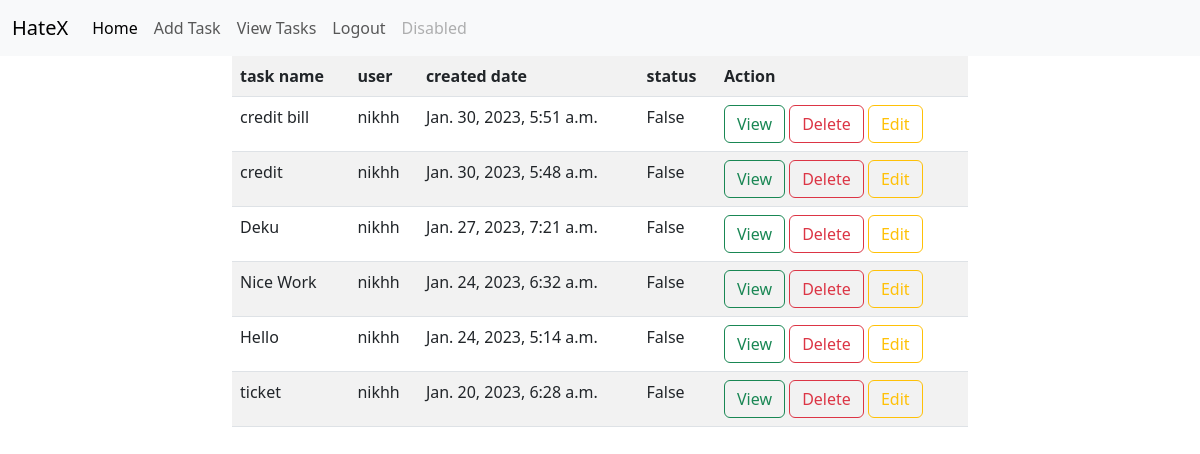
The app's page /tasks/all (signed in) with its own data.
### api/models.py (models this page shows, shortened)
class Tasks(models.Model):
    task_name=models.CharField(max_length=200)
    user=models.ForeignKey(User,on_delete=models.CASCADE)
    created_date=models.DateTimeField(auto_now_add=True)
    status=models.BooleanField(default=False)

### taskweb/views.py (the view)
# urls.py: path("tasks/all",views.TaskListView.as_view(),name="task-list"),
@method_decorator(signin_req,name="dispatch")
class TaskListView(View):
    def get(self,request,*args,**kwargs):
        qs=Tasks.objects.filter(user=request.user).order_by("-created_date")
        return render(request,"task-list.html",{"tasks":qs})

### taskweb/views.py (called while the page is built)
def signin_req(fn):
    def wrapper(request,*args,**kwargs):
        if not request.user.is_authenticated:
            return redirect("signin")
        else:
            return fn(request,*args,**kwargs)
    return wrapper

### taskweb/templates/task-list.html
{%extends 'base.html'%}
{%block parent%}
<div class="container">
    <div class="row">
        <div class="col-2"></div>
        <div class="col-8">
            <table class="table table-striped">
                    <tr>
                        <th>task name</th>
                        <th>user</th>
                        <th>created date</th>
                        <th>status</th>
                        <th>Action</th>
                    </tr>
                {%for i in tasks%}
                        <tr>
                            <td>{{i.task_name}}</td>
                            <td>{{i.user}}</td>
                            <td>{{i.created_date}}</td>
                            <td>{{i.status}}</td>
                            <td>
                                <a href="{%url 'task-detail' i.id %}" class="btn btn-outline-success">View</a>
                                <a href="{%url 'task-delete' i.id %}" class="btn btn-outline-danger">Delete</a>
                                <a href="{%url 'task-edit' i.id%}" class="btn btn-outline-warning">Edit</a>
                            </td>
                        </tr>
                {%endfor%}
            </table>
        </div>
        <div class="col-2"></div>
    </div>
</div>
{%endblock%}

### taskweb/templates/base.html (shortened to what this page needs)
<!DOCTYPE html>
<html lang="en">
<head>
    <link href="https://cdn.jsdelivr.net/npm/bootstrap@5.3.0-alpha1/dist/css/bootstrap.min.css" rel="stylesheet">
</head>
<body>
    <nav class="navbar navbar-expand-lg bg-body-tertiary">
        <div class="container-fluid">
            <a class="navbar-brand" href="#">HateX</a>
            <div class="collapse navbar-collapse" id="navbarNavAltMarkup">
            <div class="navbar-nav">
                <a class="nav-link active" aria-current="page" href="{%url 'home'%}">Home</a>
                <a class="nav-link" href="{%url 'task-add'%}">Add Task</a>
                <a class="nav-link" href="{%url 'task-list'%}">View Tasks</a>
                <a class="nav-link" href="{%url 'signout'%}">Logout</a>
                <a class="nav-link disabled">Disabled</a>
            </div>
            </div>
        </div>
        </nav>
        {%block parent%}
        {%endblock%}
</body>
</html>

### records on screen
Tasks: task_name "credit bill", user "nikhh", created_date "Jan. 30, 2023, 5:51 a.m.", status "False"
Tasks: task_name "credit", user "nikhh", created_date "Jan. 30, 2023, 5:48 a.m.", status "False"
Tasks: task_name "Deku", user "nikhh", created_date "Jan. 27, 2023, 7:21 a.m.", status "False"
Tasks: task_name "Nice Work", user "nikhh", created_date "Jan. 24, 2023, 6:32 a.m.", status "False"
Tasks: task_name "Hello", user "nikhh", created_date "Jan. 24, 2023, 5:14 a.m.", status "False"
Tasks: task_name "ticket", user "nikhh", created_date "Jan. 20, 2023, 6:28 a.m.", status "False"
